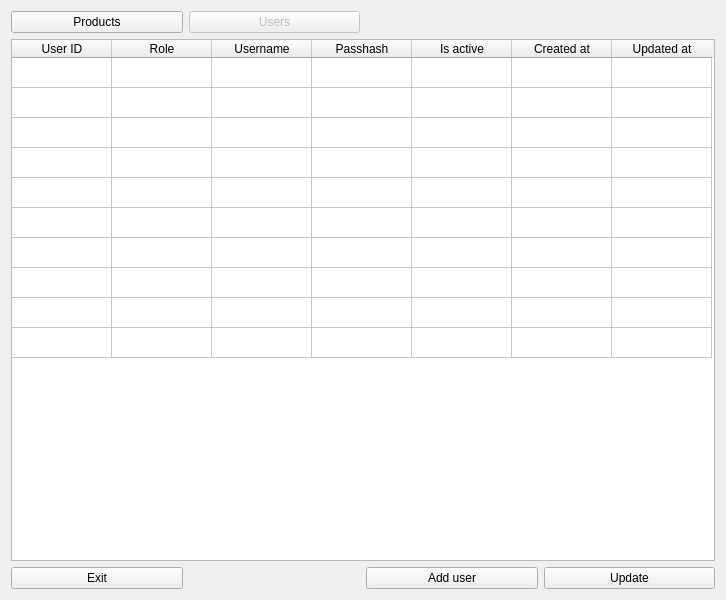
<?xml version="1.0" encoding="UTF-8"?>
<ui version="4.0">
 <class>user_view</class>
 <widget class="QWidget" name="user_view">
  <property name="geometry">
   <rect>
    <x>0</x>
    <y>0</y>
    <width>726</width>
    <height>600</height>
   </rect>
  </property>
  <property name="minimumSize">
   <size>
    <width>0</width>
    <height>0</height>
   </size>
  </property>
  <property name="windowTitle">
   <string>Form</string>
  </property>
  <layout class="QGridLayout" name="gridLayout">
   <item row="5" column="3">
    <widget class="QPushButton" name="update_button">
     <property name="text">
      <string>Update</string>
     </property>
    </widget>
   </item>
   <item row="1" column="0" colspan="4">
    <widget class="QTableWidget" name="table_widget">
     <property name="baseSize">
      <size>
       <width>0</width>
       <height>0</height>
      </size>
     </property>
     <property name="rowCount">
      <number>10</number>
     </property>
     <property name="columnCount">
      <number>7</number>
     </property>
     <attribute name="horizontalHeaderVisible">
      <bool>true</bool>
     </attribute>
     <attribute name="horizontalHeaderCascadingSectionResizes">
      <bool>false</bool>
     </attribute>
     <attribute name="verticalHeaderVisible">
      <bool>false</bool>
     </attribute>
     <attribute name="verticalHeaderHighlightSections">
      <bool>true</bool>
     </attribute>
     <row/>
     <row/>
     <row/>
     <row/>
     <row/>
     <row/>
     <row/>
     <row/>
     <row/>
     <row/>
     <column>
      <property name="text">
       <string>User ID</string>
      </property>
     </column>
     <column>
      <property name="text">
       <string>Role</string>
      </property>
     </column>
     <column>
      <property name="text">
       <string>Username</string>
      </property>
     </column>
     <column>
      <property name="text">
       <string>Passhash</string>
      </property>
     </column>
     <column>
      <property name="text">
       <string>Is active</string>
      </property>
     </column>
     <column>
      <property name="text">
       <string>Created at</string>
      </property>
     </column>
     <column>
      <property name="text">
       <string>Updated at</string>
      </property>
     </column>
    </widget>
   </item>
   <item row="5" column="2">
    <widget class="QPushButton" name="add_button">
     <property name="text">
      <string>Add user</string>
     </property>
    </widget>
   </item>
   <item row="0" column="1">
    <widget class="QPushButton" name="dummy_button">
     <property name="enabled">
      <bool>false</bool>
     </property>
     <property name="text">
      <string>Users</string>
     </property>
    </widget>
   </item>
   <item row="0" column="0">
    <widget class="QPushButton" name="product_button">
     <property name="enabled">
      <bool>true</bool>
     </property>
     <property name="text">
      <string>Products</string>
     </property>
    </widget>
   </item>
   <item row="5" column="0">
    <widget class="QPushButton" name="exit_button">
     <property name="text">
      <string>Exit</string>
     </property>
    </widget>
   </item>
  </layout>
 </widget>
 <resources/>
 <connections/>
</ui>
